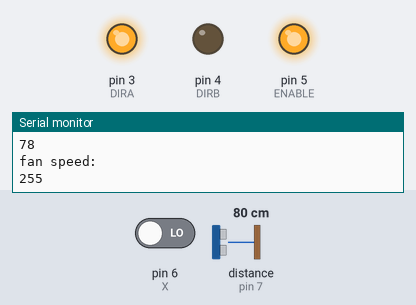
Bench run of a sketch on a simulated Arduino Uno, built with avr-gcc and run on an emulated ATmega328P. Parts: output pins drawn as LEDs (lit = HIGH), the last lines printed to the serial monitor. Wiring (inferred from the names in the program): ultrasonic range finder: trigger pin 8; echo pin 7. The test bench sets the inputs (shaded band); at power-on: distance to the obstacle (sensor on pin 7) 80 cm, pin 6 (X) LOW. The echo pulse lasts 58.3 µs per cm; pins used as bus, display or sensor lines are not drawn.

Above: at 1.8 s.
1.9 s: distance to the obstacle (sensor on pin 7) set to 22 cm
3.7 s: distance to the obstacle (sensor on pin 7) set to 19 cm
At 5.1 s:
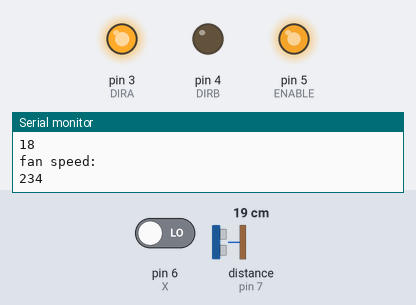
6.0 s: distance to the obstacle (sensor on pin 7) set to 2 cm
At 7.7 s:
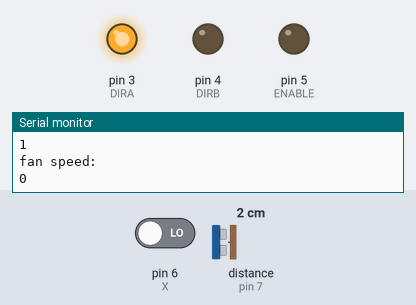
8.0 s: distance to the obstacle (sensor on pin 7) set to 4 cm
At 9.3 s:
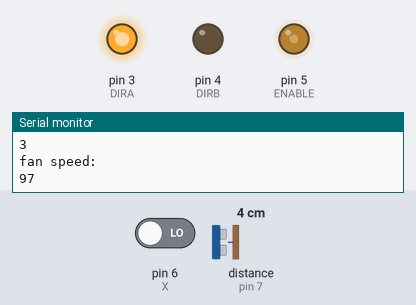
10.0 s: distance to the obstacle (sensor on pin 7) set to 13 cm
At 10.8 s:
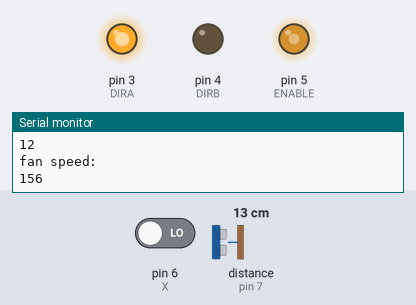
Timing chart, 0 to 13.0 s (numbered marks = the images above; inputs shaded):
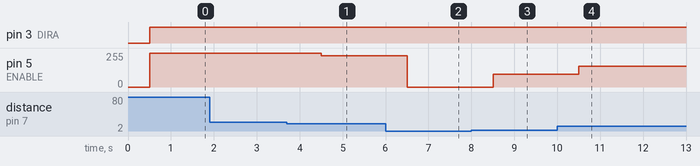

The sketch:

cslogin_custom_lab.ino
```cpp
#define ENABLE 5
#define DIRA 3
#define DIRB 4

const int trigPin = 8;
const int echoPin = 7;

const int X = 6;

unsigned long duration;
//double distance;
unsigned int distance;
unsigned int fanSpeed;
unsigned char off;

unsigned char x = 0x00;

const int b_size = 4;
const int b[b_size] = {9, 10, 11, 12};
int b_buf = 0x00;

//unsigned int i;

// Array of Output Pin variables, set to the pins being used
//
//const int xAxis = A0; // Recall that A0 is really a number under the hood.
//const int light_pattern_size = 2;
//const char light_pattern[light_pattern_size] = {0x00, 0x0F};
//
//const char sound_pattern_size = 2;
//const double sound_pattern[sound_pattern_size] = {261.63, 293.66}; // C4, D4
//
//const int buzzer = 3;
//
//const int xAxis_median = 100; // Adjust this if needed

void resetBuffer() {
    for(int i = 0; i < b_size; i++) {
        // Note this is an arduino function call to the pins
        digitalWrite(b[i], LOW);
    }
}

void writeBuffer(unsigned char b_temp, int size = b_size)
{
    for (int i = (size - 1); i >= 0; i--) {
        if ((b_temp >> i) & 0x01) {
        digitalWrite(b[i], HIGH);
        }
    }

}


typedef struct task {
  int state;
  unsigned long period;
  unsigned long elapsedTime;
  int (*TickFct)(int);

} task;

//int delay_gcd;
const unsigned short tasksNum = 4;
task tasks[tasksNum];

enum SM1_States { SM1_INIT, SM1_S0, SM1_S1};
int SM1_Tick(int state){
    //Read thing
    switch(state){ // State transitions
      case SM1_INIT:
         //State Transition
          state = SM1_S0;
        break;
      case SM1_S0:
         //State Transition
        break;
      case SM1_S1:
          //State Transition
        break;
    }
    switch(state){ // State Action
      case SM1_INIT:
         //State Action
        break;
      case SM1_S0:
        digitalWrite(ENABLE,HIGH); // enable on
        digitalWrite(DIRA,HIGH);
        digitalWrite(DIRB,LOW);
        analogWrite(ENABLE, fanSpeed);
         //State Action
        break;
      case SM1_S1:
         //State Action
        break;
    }

    return state;
}

enum SM2_States { SM2_INIT, SM2_S0, SM2_S1, SM2_S2};
int SM2_Tick(int state){
    //Read thing
    switch(state){ // State transitions
      case SM2_INIT:
       state = (digitalRead(X) == HIGH) ? SM2_S0 : SM2_INIT;
      //  Serial.println("1");
        //  state = SM2_INIT;
         //State Transition
        break;
      case SM2_S0:
       state = (digitalRead(X) == HIGH) ? SM2_S0 : SM2_S1;
      //  Serial.println("2");
         //State Transition
        break;
      case SM2_S1:
       state = (digitalRead(X) == HIGH) ? SM2_S2 : SM2_S1;
      //  Serial.println("3");
          //State Transition
        break;
      case SM2_S2:
       state = (digitalRead(X) == HIGH) ? SM2_S2 : SM2_INIT;
      //  Serial.println("4");
          //State Transition
        break;
    }
    switch(state){ // State Action
      case SM2_INIT:
      //  Serial.println("5");
        off = 0;
        digitalWrite(trigPin,LOW);
        delayMicroseconds(2);

        digitalWrite(trigPin,HIGH);
        delayMicroseconds(10);
        digitalWrite(trigPin,LOW);

        duration = pulseIn(echoPin,HIGH);
        distance = (duration*0.034)/2;

        Serial.println("Distance: ");
        Serial.println(distance);

        if (distance <= 2) fanSpeed = 0;
        else if (distance <= 5) fanSpeed = 97;
        else if (distance <= 10) fanSpeed = 55 + distance * 8;
        else if (distance < 20) fanSpeed = distance * 13;
        else if (distance >= 20) fanSpeed = 255;
        Serial.println("fan speed: ");
        Serial.println(fanSpeed);
         //State Action
        break;
      case SM2_S0:
        // Serial.println("6");
        off = 1;
        break;
      case SM2_S1:
        // Serial.println("7");
        off = 1;
        break;
      case SM2_S2:
        // Serial.println("8");
        off = 1;
        break;
    }

    return state;
}

enum SM3_States { SM3_INIT, SM3_S0, SM3_S1};
int SM3_Tick(int state){
    //Read thing
    switch(state){ // State transitions
      case SM3_INIT:
         //State Transition
          state = SM3_S0;
        break;
      case SM3_S0:
         //State Transition
        break;
      case SM3_S1:
          //State Transition
        break;
    }
    switch(state){ // State Action
      case SM3_INIT:
         //State Action
        break;
      case SM3_S0:
        resetBuffer();
        if (fanSpeed < 90) b_buf = 0;
        else if (fanSpeed < 121) b_buf = 1;
        else if (fanSpeed < 200) b_buf = 3;
        else if (fanSpeed < 230) b_buf = 7;
        else if (fanSpeed < 256) b_buf = 15;
        // b_buf = map(fanSpeed, 0, 255, 0, 15);
        writeBuffer(b_buf);
         //State Action
        break;
      case SM3_S1:
         //State Action
        break;
    }

    return state;
}

enum SM4_States { SM4_INIT, SM4_S0, SM4_S1};
int SM4_Tick(int state){
    //Read thing
    switch(state){ // State transitions
      case SM4_INIT:
         //State Transition
          state = SM4_S0;
        break;
      case SM4_S0:
         state = (!off) ? SM4_S0 : SM4_S1;
         //State Transition
        break;
      case SM4_S1:
         state = (off) ? SM4_S0 : SM4_S1;
          //State Transition
        break;
    }
    switch(state){ // State Action
      case SM4_INIT:
         //State Action
        break;
      case SM4_S0:
        digitalWrite(13, HIGH);
         //State Action
        break;
      case SM4_S1:
        x = !x;
        digitalWrite(13, x);
         //State Action
        break;
    }

    return state;
}


void setup() {
    //some set up (Default Arduino Function)

  unsigned char i = 0;
  tasks[i].state = SM1_INIT; // Fan
  tasks[i].period = 500;
  tasks[i].elapsedTime = 0;
  tasks[i].TickFct = &SM1_Tick;
  i++;
  tasks[i].state = SM2_INIT; // Ultrasonic Sensor
  tasks[i].period = 500;
  tasks[i].elapsedTime = 0;
  tasks[i].TickFct = &SM2_Tick;
  i++;
  tasks[i].state = SM3_INIT; // Lights
  tasks[i].period = 500;
  tasks[i].elapsedTime = 0;
  tasks[i].TickFct = &SM3_Tick;
  i++;
  tasks[i].state = SM4_INIT; // Status Light
  tasks[i].period = 100;
  tasks[i].elapsedTime = 0;
  tasks[i].TickFct = &SM4_Tick;

  //---set pin direction
  pinMode(ENABLE,OUTPUT);
  pinMode(DIRA,OUTPUT);
  pinMode(DIRB,OUTPUT);
  pinMode(trigPin,OUTPUT);
  pinMode(echoPin,INPUT);
  pinMode(X, INPUT);

  Serial.begin(9600);
}


void loop() {
  // put your main code here, to run repeatedly:
  unsigned char i;
  for (i = 0; i < tasksNum; ++i) {
     if ( (millis() - tasks[i].elapsedTime) >= tasks[i].period) {
        tasks[i].state = tasks[i].TickFct(tasks[i].state);
        tasks[i].elapsedTime = millis(); // Last time this task was ran
     }
   }
}
```

Measured:
- after the input at 3.7 s, pin 5 (ENABLE): 255/255 → 234/255 after 0.81 s
- after the input at 6.0 s, pin 5 (ENABLE): 234/255 → 0/255 after 0.51 s
- after the input at 8.0 s, pin 5 (ENABLE): 0/255 → 97/255 after 0.51 s
- after the input at 10.0 s, pin 5 (ENABLE): 97/255 → 156/255 after 0.51 s
